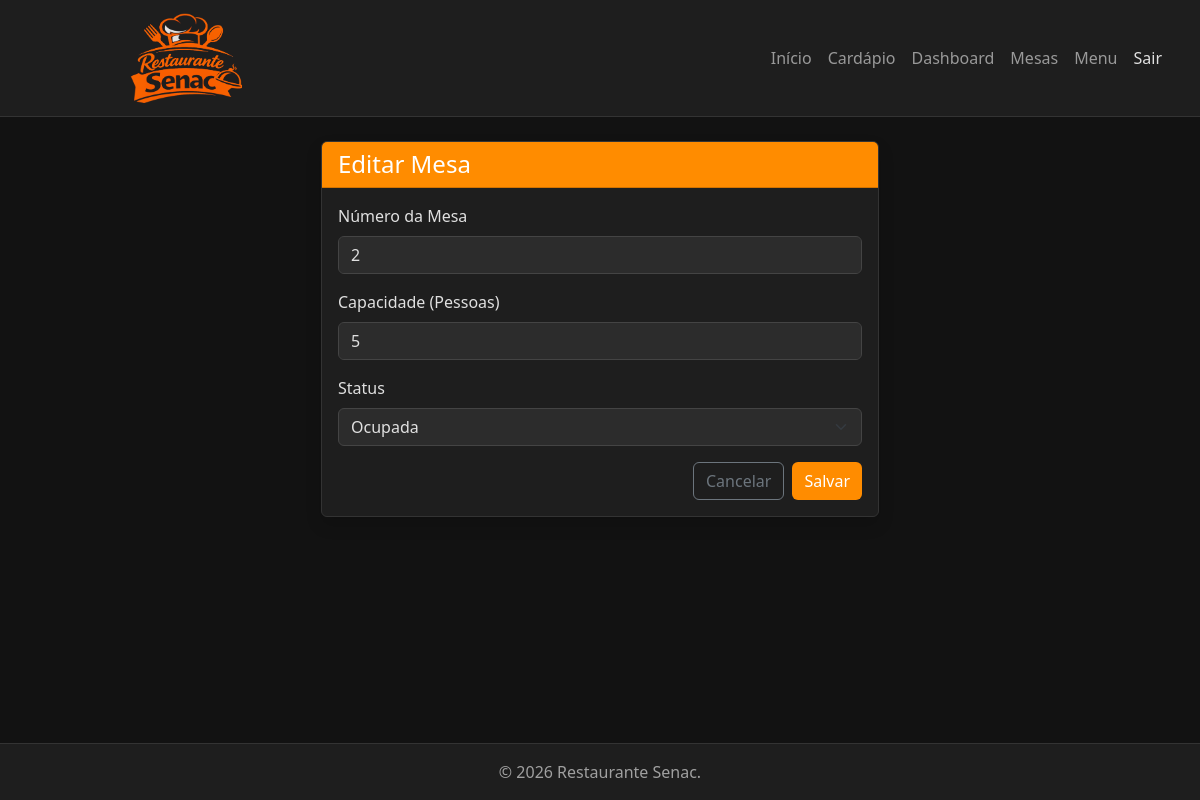
The page /mesas/2/editar/ (signed in) on the database its author committed.
### restaurant/models.py (models this page shows, shortened)
class Mesa(models.Model):
    STATUS_CHOICES = [
        ('LIVRE', 'Livre'),
        ('OCUPADA', 'Ocupada'),
    ]
    numero = models.IntegerField(unique=True, verbose_name="Número da Mesa")
    capacidade = models.IntegerField(verbose_name="Capacidade (Pessoas)")
    status = models.CharField(max_length=10, choices=STATUS_CHOICES, default='LIVRE', verbose_name="Status")

### restaurant/views.py (the view)
# urls.py: path('mesas/<int:pk>/editar/', MesaUpdateView.as_view(), name='mesa_update'),
class MesaUpdateView(LoginRequiredMixin, UpdateView):
    model = Mesa
    form_class = MesaForm
    template_name = 'restaurant/mesa_form.html'
    success_url = reverse_lazy('mesa_list')

### restaurant/forms.py
class MesaForm(forms.ModelForm):
    class Meta:
        model = Mesa
        fields = ['numero', 'capacidade', 'status']
        widgets = {
            'numero': forms.NumberInput(attrs={'class': 'form-control', 'placeholder': 'Número da mesa'}),
            'capacidade': forms.NumberInput(attrs={'class': 'form-control', 'placeholder': 'Quantidade de lugares'}),
            'status': forms.Select(attrs={'class': 'form-select'}),
        }

### templates/restaurant/mesa_form.html (shortened to what this page needs)
{% extends 'base.html' %}
{% block content %}
<div class="row justify-content-center">
    <div class="col-md-6">
        <div class="card shadow">
            <div class="card-header bg-orange text-white">
                <h4 class="mb-0">{% if form.instance.pk %}Editar Mesa{% else %}Nova Mesa{% endif %}</h4>
            </div>
            <div class="card-body">
                <form method="post">
                    {% for field in form %}
                    <div class="mb-3">
                        <label for="{{ field.id_for_label }}" class="form-label">{{ field.label }}</label>
                        {{ field }}
                    </div>
                    {% endfor %}
                    <div class="d-flex justify-content-end">
                        <a href="{% url 'mesa_list' %}" class="btn btn-outline-secondary me-2">Cancelar</a>
                        <button type="submit" class="btn btn-orange">Salvar</button>
                    </div>
                </form>
            </div>
        </div>
    </div>
</div>
{% endblock %}

### static/css/styles.css (style rules this page uses)
:root { --bg-dark: #121212; --bg-card: #1e1e1e; --primary-orange: #FF8C00; --text-light: #e0e0e0; --text-muted: #a0a0a0; }
body { background-color: var(--bg-dark); color: var(--text-light); min-height: 100vh; display: flex; flex-direction: column; }
.bg-orange { background-color: var(--primary-orange) !important; }
.btn-orange { background-color: var(--primary-orange); color: white; border: none; font-weight: 500; }
.card { background-color: var(--bg-card); border: 1px solid #333; }
label { color: #e0e0e0; }
.form-control, .form-select { background-color: #2c2c2c; border: 1px solid #444; color: var(--text-light); }

### rows shown on the page
Mesa: form "2" "5" "Ocupada"

### other values the page prints
{{ field.label }} "Número da Mesa" "Capacidade (Pessoas)" "Status"
